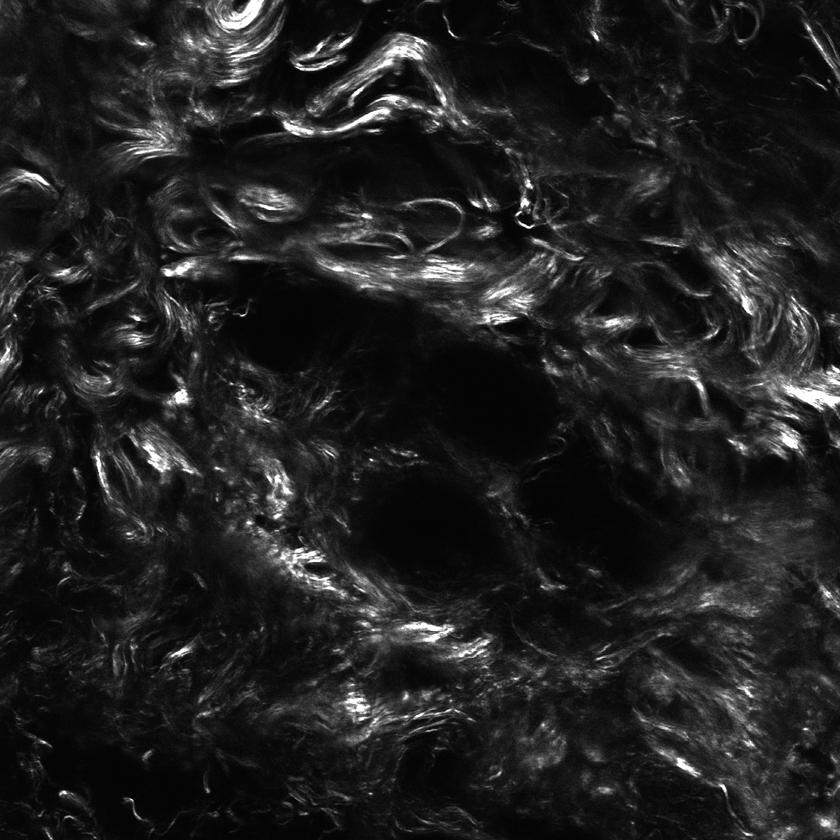
#> input picture sample_data/2plsm/sample_2plsm_healthy_1.tif, 840 x 840 px, shrunk from 1000 x 1000 before the run; its folder holds only this picture in this run
$ jupyter execute --allow-errors Low_high_coherence_percentage.ipynb
#> lines starting #> are read from the running program, lines starting #| are printed output that depends on the picture; after the words box and inside, x2 and y2 are one past the last pixel; in counts of white or black regions, pixels touching at a corner belong together
#> further down, raw_image is the input picture: shape (840, 840); min 0, max 255, mean 32.5
#> `ThresholdValueKey = max(int(np.median(raw_image)), 2)`: ThresholdValueKey = 21
### modules_2photon.py
#!/usr/bin/env python3
# encoding: utf-8
#
# Copyright (C) 2024 Max Planck Institute for Multidisclplinary Sciences
# Copyright (C) 2024 Bharti Arora <bharti.arora@mpinat.mpg.de>
# Copyright (C) 2024 Ajinkya Kulkarni <ajinkya.kulkarni@mpinat.mpg.de>


# This program is free software: you can redistribute it and/or modify
# it under the terms of the GNU Affero General Public License as
# published by the Free Software Foundation, either version 3 of the
# License, or (at your option) any later version.
#
# This program is distributed in the hope that it will be useful,
# but WITHOUT ANY WARRANTY; without even the implied warranty of
# MERCHANTABILITY or FITNESS FOR A PARTICULAR PURPOSE.  See the
# GNU Affero General Public License for more details.
#
# You should have received a copy of the GNU Affero General Public License
# along with this program. If not, see <https://www.gnu.org/licenses/>.

########################################################################################

# This file contains all the modules/functions necessary for running the jupyter notebook.

########################################################################################

from PIL import Image
Image.MAX_IMAGE_PIXELS = None

import numpy as np
import pandas as pd

from scipy import ndimage
from scipy.stats import circmean, circstd
from scipy import signal

from skimage.filters import threshold_mean, gaussian, threshold_otsu
from skimage.morphology import disk
from skimage.filters import rank

import matplotlib.pyplot as plt
from mpl_toolkits.axes_grid1 import make_axes_locatable
from mpl_toolkits.axes_grid1 import axes_size

########################################################################################

def binarize_image(image):
	"""
	This function checks if the input image is 2D and returns a binary image based on a threshold value.

	Parameters:
	image (np.array): Input image to be thresholded.
	threshold_mean: A method from skimage that calculates the mean threshold value for the input image.

	Returns:
	np.array: Binary image with values above the threshold set to 1 and values below set to 0.

	Raises:
	ValueError: If the input image is not 2D.
	"""
	# Check if the input image is 2D
	if len(image.shape) != 2:
		raise ValueError("Input should be a 2D image.")

	image = image.astype('uint8')

	############

	# Local OTSU thresholding

	# selem = disk(radius)
	# threshold_value = rank.otsu(image, selem)

	# global thresholding

	threshold_value = threshold_otsu(image)
#> threshold_value = 61

	############

	binary_image = image > threshold_value
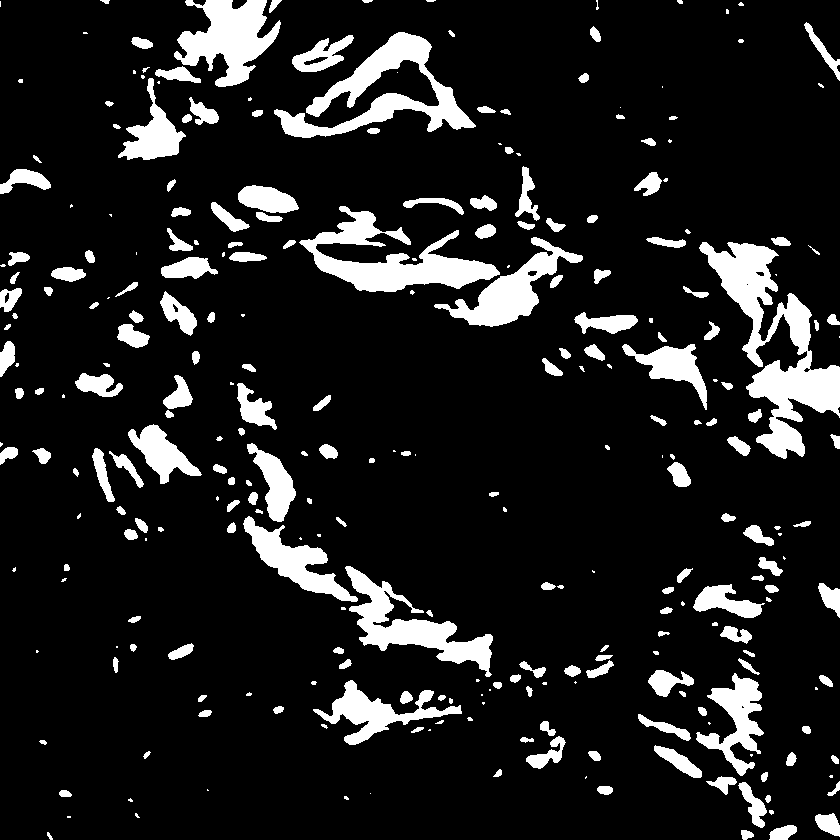
#> binary_image: shape (840, 840) bool; 12.2% white; 286 white regions (81 under 20 px), largest, box (x1, y1, x2, y2) and area: (699, 242, 840, 459) 10093, (274, 32, 476, 138) 6524, (299, 206, 500, 292) 6449

	return binary_image

########################################################################################

def make_filtered_image(input_image, filter_sigma):
	"""
	Applies a Gaussian filter to an input image.

	Parameters:
	input_image (ndarray): a NumPy array representing the input image to be filtered.
	filter_sigma (float): a numeric value representing the standard deviation of the Gaussian filter.
	filter_mode (str): a string representing the mode of the Gaussian filter (default: 'nearest').
	preserve_range (bool): a boolean value indicating whether to preserve the data range of the input image (default: True).

	Returns:
	filtered_image (ndarray): a NumPy array representing the filtered image.
	"""
	filtered_image = gaussian(input_image, sigma = filter_sigma, mode = 'nearest', preserve_range = True)

	return filtered_image

########################################################################################

def percentage_area(image):
	"""
	Calculate the percentage of nonzero pixels in a 2D image.

	Parameters:
		image (np.array): Input image to be quantified.

	Returns:
		np.array: Returns a value corresponding to the percentage of nonzero pixels

	Raises:
		ValueError: If the input image is not 2D.
	"""
	# Check if the input image is 2D
	if len(image.shape) != 2:
		raise ValueError("Input should be a 2D image.")

	non_nan_image = image[~np.isnan(image)]
	non_zero_pixels = np.count_nonzero(non_nan_image)

	image_size = image.shape[0] * image.shape[1]
	percentage_area = np.round(100 * non_zero_pixels / image_size, 1)

	return percentage_area

########################################################################################

# [51 lines left out: functions split_into_chunks, circular_variance, not called in this run]

########################################################################################

def make_coherence(input_image, eigenvalues, Structure_Tensor, threshold_value, epsilon = 1e-8):
	"""
	Calculate coherence values for a given input image, eigenvalues, structure tensor, and threshold value.

	Parameters:
	- input_image (numpy.ndarray): The input image for which coherence values are to be calculated.
	- eigenvalues (numpy.ndarray): The eigenvalues of the input image.
	- Structure_Tensor (numpy.ndarray): The structure tensor of the input image.
	- threshold_value (float): The threshold value to determine if the calculation should be done.

	Returns:
	- Coherence_Array (numpy.ndarray): An array containing the coherence values for the input image.
	"""

	Coherence_Array = np.full(input_image.shape, np.nan)

	# Check if the sum of the EigenValues of the Structure_Tensor is greater than 0
	mask = (input_image >= threshold_value) & (eigenvalues.sum(axis=2) > 0)

	trace = np.trace(Structure_Tensor, axis1=2, axis2=3)

	Smallest_Normalized_Eigenvalues = eigenvalues[:, :, 0] / (trace + epsilon)
	Largest_Normalized_Eigenvalues = eigenvalues[:, :, 1] / (trace + epsilon)

	# Compute the coherence values using np.where
	Coherence_Array = np.where(mask, np.abs((Largest_Normalized_Eigenvalues - Smallest_Normalized_Eigenvalues) / (Smallest_Normalized_Eigenvalues + Largest_Normalized_Eigenvalues + epsilon)), Coherence_Array)

	return Coherence_Array

########################################################################################

def convolve(image, kernel):
	"""
	Perform convolution on a binary image with a kernel of any size

	Parameters:
		image (np.ndarray): binary image to perform convolution on
		kernel (np.ndarray): kernel of any size

	Returns:
		np.ndarray: binary image after convolution
	"""

	# Convert the input image to a valid data type
	image = np.array(image, dtype=np.float32)

	# Get the shape of the image
	i_h, i_w = image.shape

	# Get the shape of the kernel
	k_h, k_w = kernel.shape

	# Check if the kernel is of odd size
	if k_h % 2 == 0 or k_w % 2 == 0:
		raise ValueError("Kernel must be of odd size")

	# Check if the kernel size is smaller than the image dimensions
	if k_h > i_h or k_w > i_w:
		raise ValueError("Kernel size must be smaller than image dimensions")

	# Pad the image with the pixels along the edges
	pad_h = int((k_h - 1) / 2)
	pad_w = int((k_w - 1) / 2)
	image = np.pad(image, ((pad_h, pad_h), (pad_w, pad_w)), mode='constant', constant_values=0)
#> image: shape (860, 860) float32

	# Get the total number of elements in the kernel
	total_elements = k_h * k_w

	# Perform convolution
	result = signal.convolve2d(image, kernel / total_elements, mode='same', boundary='fill', fillvalue=0)

	return result[pad_h:-pad_h, pad_w:-pad_w]

########################################################################################

def make_image_gradients(image, filter=None):
	"""
	Calculates image gradients in x and y directions using filters chosen by the user.

	Parameters:
	image (numpy.ndarray): 2D array representing the input image.
	filter (str): Filter type to be used, either 'sobel' or 'prewitt'

	Returns:
	tuple: Tuple containing 2D arrays representing gradient of the image in x and y directions respectively.

	"""
	# check if input_image is 2D array
	if len(image.shape) != 2:
		raise ValueError("Input image must be a 2D array")

	if filter == None or filter == 'sobel':
		image_gradient_x = ndimage.sobel(image, axis=0)
		image_gradient_y = ndimage.sobel(image, axis=1)

	elif filter == 'prewitt':
		image_gradient_x = ndimage.prewitt(image, axis=0)
		image_gradient_y = ndimage.prewitt(image, axis=1)
	else:
		raise ValueError("Invalid filter type, choose either 'sobel' or 'prewitt'")

	return image_gradient_x, image_gradient_y

########################################################################################

# [124 lines left out: functions show_mosaic, make_orientation, circular_variance_array, generate_padded_image, not called in this run]

########################################################################################

def make_structure_tensor_2d(image_gradient_x, image_gradient_y, local_sigma):
	"""
	Calculates 2D structure tensor of an image using image gradients in x and y directions and a local standard deviation.

	Parameters:
	image_gradient_x (numpy.ndarray): 2D array representing the gradient of the image in x direction.
	image_gradient_y (numpy.ndarray): 2D array representing the gradient of the image in y direction.
	local_sigma (float): standard deviation for the Gaussian filter used for calculating the structure tensor.

	Returns:
	tuple: Tuple containing the 2D structure tensor, eigenvalues and eigenvectors of the structure tensor, Jxx, Jxy, Jyy component of the structure tensor.

	"""
#> called with local_sigma = 10
	# check if image_gradient_x and image_gradient_y are 2D arrays
	if len(image_gradient_x.shape) != 2 or len(image_gradient_y.shape) != 2:
		raise ValueError("image_gradient_x and image_gradient_y must be 2D arrays")
	# check if image_gradient_x and image_gradient_y have the same shape
	if image_gradient_x.shape != image_gradient_y.shape:
		raise ValueError("image_gradient_x and image_gradient_y must have the same shape")
	# check if local_sigma is a positive number
	if not isinstance(local_sigma, (float, int)) or local_sigma <= 0:
		raise ValueError("local_sigma must be a positive number")

	Jxx = ndimage.gaussian_filter(image_gradient_x * image_gradient_x, local_sigma, mode = 'nearest')
	Jxy = ndimage.gaussian_filter(image_gradient_x * image_gradient_y, local_sigma, mode = 'nearest')
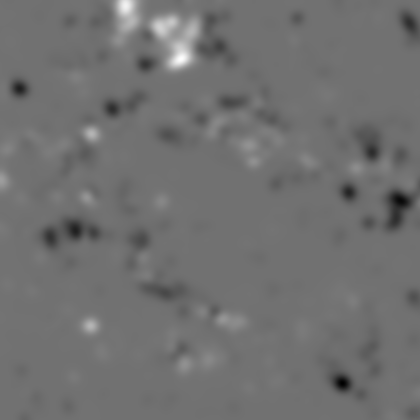
#> Jxy: shape (840, 840) float64 (shown at 1/2 size); min -6602.6, max 8180, mean -73.2; drawn with min black and max white
	Jyy = ndimage.gaussian_filter(image_gradient_y * image_gradient_y, local_sigma, mode = 'nearest')

	Raw_Structure_Tensor = np.array([[Jxx, Jxy], [Jxy, Jyy]])

	Structure_Tensor = np.moveaxis(Raw_Structure_Tensor, [0, 1], [2, 3]) # For solving EigenProblem
	EigenValues, EigenVectors = np.linalg.eigh(Structure_Tensor) # eigh because matrix is symmetric

	return Structure_Tensor, EigenValues, EigenVectors, Jxx, Jxy, Jyy

########################################################################################

# [439 lines left out: functions make_vxvy, convert_to_8bit_grayscale, stitch_back_chunks, perform_statistical_analysis, save_results_to_csv, make_mosiac_plot and 2 more, not called in this run]

########################################################################################

### notebooks/Low_high_coherence_percentage.ipynb
[cell 1]
#!/usr/bin/env python3
# encoding: utf-8
#
# Copyright (C) 2024 Max Planck Institute for Multidisclplinary Sciences
# Copyright (C) 2024 Bharti Arora <bharti.arora@mpinat.mpg.de>
# Copyright (C) 2024 Ajinkya Kulkarni <ajinkya.kulkarni@mpinat.mpg.de>
#
# This program is free software: you can redistribute it and/or modify
# it under the terms of the GNU Affero General Public License as
# published by the Free Software Foundation, either version 3 of the
# License, or (at your option) any later version.
#
# This program is distributed in the hope that it will be useful,
# but WITHOUT ANY WARRANTY; without even the implied warranty of
# MERCHANTABILITY or FITNESS FOR A PARTICULAR PURPOSE.  See the
# GNU Affero General Public License for more details.
#
# You should have received a copy of the GNU Affero General Public License
# along with this program. If not, see <https://www.gnu.org/licenses/>.

########################################################################################

[cell 2]
import sys
# Don't generate the __pycache__ folder locally
sys.dont_write_bytecode = True

import numpy as np
import matplotlib.pyplot as plt
from mpl_toolkits.axes_grid1 import make_axes_locatable

from PIL import Image
Image.MAX_IMAGE_PIXELS = None

import os
import glob
from tqdm.auto import tqdm

# Make src/ importable when this notebook is run from the notebooks/ folder
sys.path.insert(0, os.path.join('..', 'src'))

from modules_2photon import *

[cell 3]
FilterKey = 2
LocalDensityKey = 20
LocalSigmaKey = 10
kernel_size_circular_variance = 100

[cell 4]
folder_path = os.path.join('..', 'sample_data', '2plsm')

# Derived images and tables are written here, NOT back into sample_data/
output_folder = os.path.join('..', 'output_data', '2plsm')
os.makedirs(output_folder, exist_ok=True)

# Get all .tif files from the directory using os.path.join
all_tif_files = glob.glob(os.path.join(folder_path, "*.tif"))

# Prefixes to exclude
exclude_prefixes = ['FilteredImage_', 'DensityImage_', 'CoheranceImage_', 'OrientationImage_',
                    'CircularVarianceImage_', 'Results_']

# Filter out files starting with the specified prefixes
filenames = [f for f in all_tif_files if not any(os.path.basename(f).startswith(prefix)
                                                 for prefix in exclude_prefixes)]

filenames = sorted(filenames)

print(filenames)

#> (a cell that did not finish here is left out)

#> in make_coherence, `mask = (input_image >= threshold_value) & (eigenvalues.sum(axis=2) > 0)`:
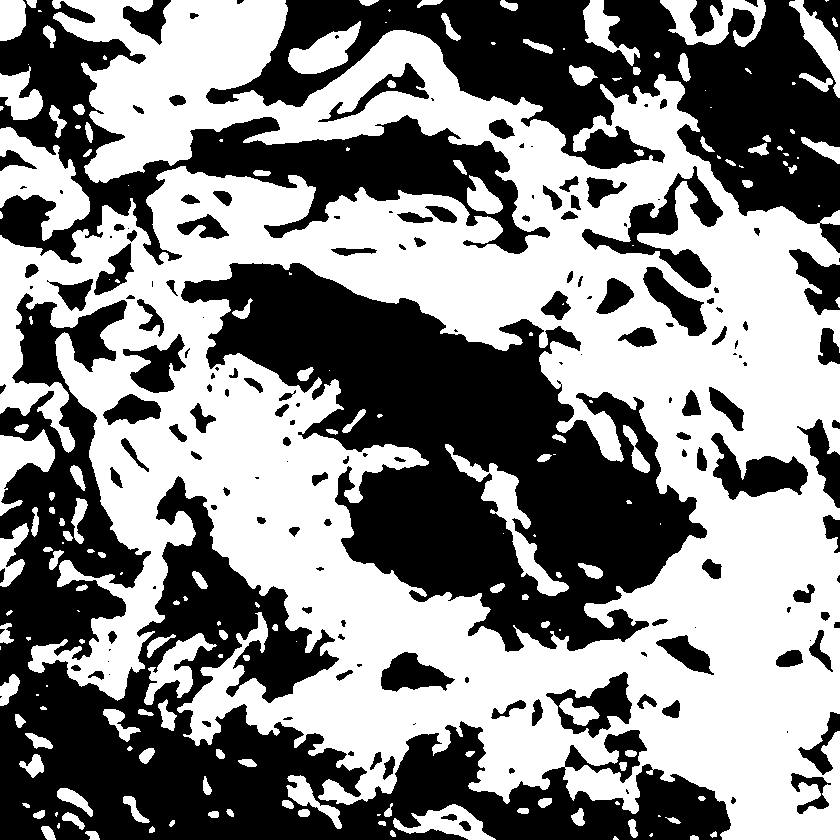
#> mask: shape (840, 840) bool; 52.4% white; 171 black regions (48 under 20 px), largest, box (x1, y1, x2, y2) and area: (0, 293, 731, 840) 107301, (181, 263, 707, 652) 90219, (206, 0, 840, 253) 58320
#> in make_coherence, `Smallest_Normalized_Eigenvalues = eigenvalues[:, :, 0] / (trace + epsi..`:
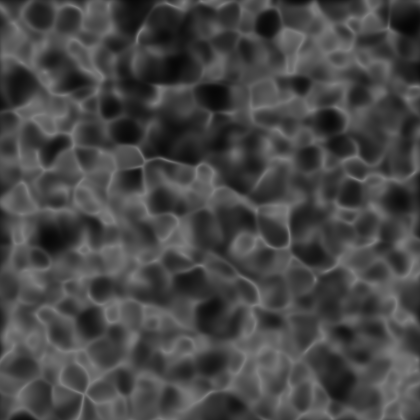
#> Smallest_Normalized_Eigenvalues: shape (840, 840) float64 (shown at 1/2 size); min 0.0229, max 0.5, mean 0.276
#> in make_coherence, `Largest_Normalized_Eigenvalues = eigenvalues[:, :, 1] / (trace + epsil..`:
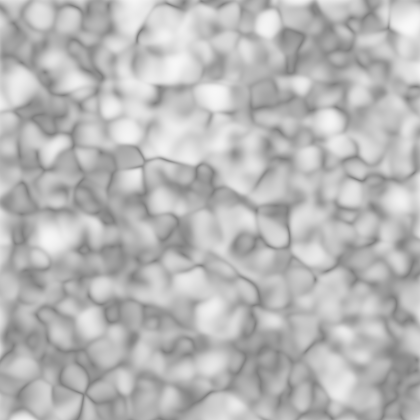
#> Largest_Normalized_Eigenvalues: shape (840, 840) float64 (shown at 1/2 size); min 0.5, max 0.977, mean 0.724
#> `Local_Density_considered[Local_Density_considered < DensityThresholdVa..`:
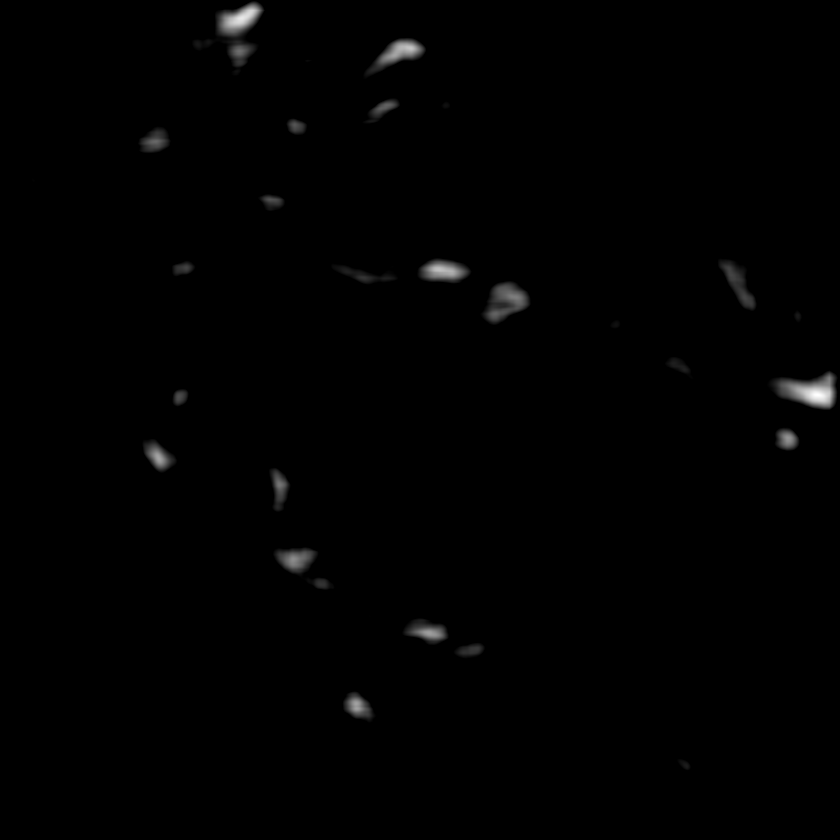
#> Local_Density_considered: shape (840, 840) float64; 97.45% of the values are NaN or infinite; the others: min 0.5, max 1, mean 0.615; drawn with min black, max white, NaN and infinite black

    # Calculate fibrotic percentage from local density
    DensityThresholdValueKey = 0.5
    Local_Density_considered = Local_Density.copy()
    Local_Density_considered[Local_Density_considered < DensityThresholdValueKey] = np.nan
    fibrotic_percentage = percentage_area(Local_Density_considered)
#> in percentage_area, `non_nan_image = image[~np.isnan(image)]`: non_nan_image = 17981 values, max 1 at index 11965, min 0.5 at index 10553, mean 0.615
#> in percentage_area, `non_zero_pixels = np.count_nonzero(non_nan_image)`: non_zero_pixels = 17981
#> in percentage_area, `percentage_area = np.round(100 * non_zero_pixels / image_size, 1)`: percentage_area = 2.5

    # Perform statistical analysis
    results_array = perform_statistical_analysis(uploaded_file_path, LocalSigmaKey, None, Image_Coherance, fibrotic_percentage)

    # Save the results to a CSV file
    csv_filename = os.path.join(
        output_folder,
        os.path.splitext(os.path.basename(uploaded_file_path))[0] + '_results.csv')
    save_results_to_csv(results_array, csv_filename)
